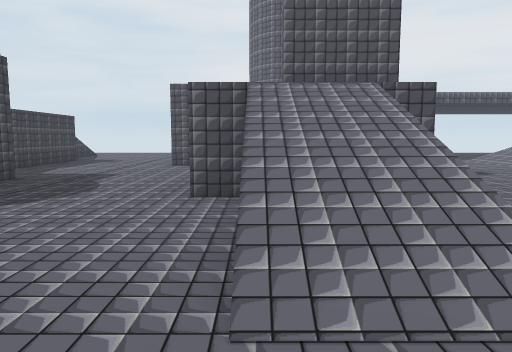
view 1 (above)

24 first-person views from a walk through a Unity game level. The camera is 1.5 m above the floor, tilts 6° down and sees 70° across. The floor is counted in squares, 2 m on a side. Each view is taken from the middle of a square. On the plan, view 1 faces up. The plan holds only what a view shows up to about 11 squares ahead; the rest is blank. The place goes on beyond the plan. The player character is not drawn. Some surface patterns are stand-ins.

view 2
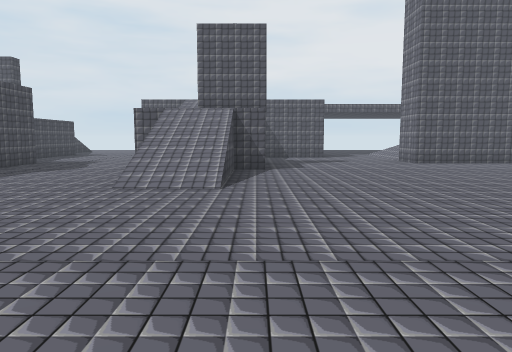

view 3
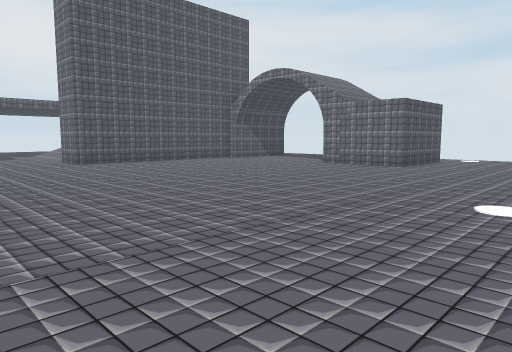

view 4
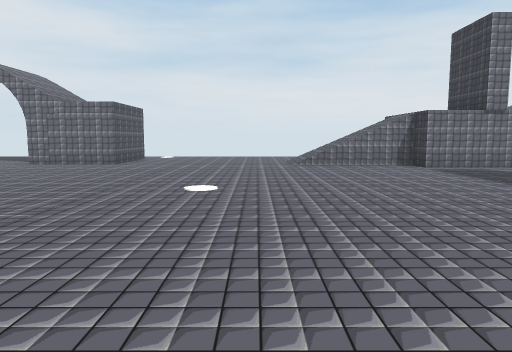

view 5
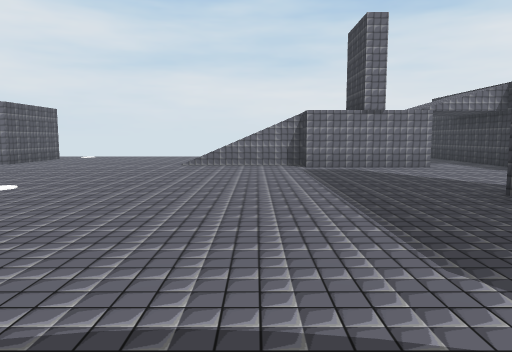

view 6
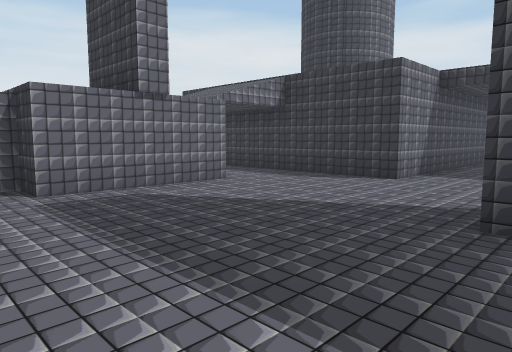

view 7
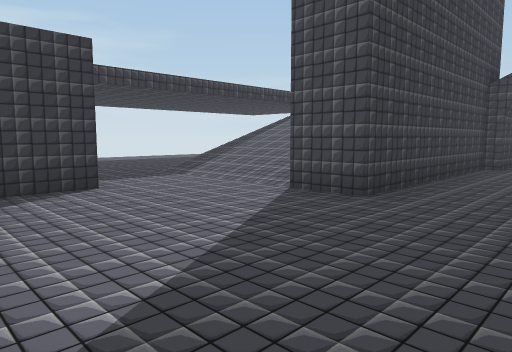

view 8
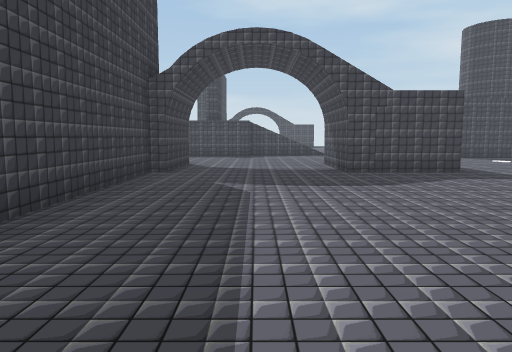

view 9
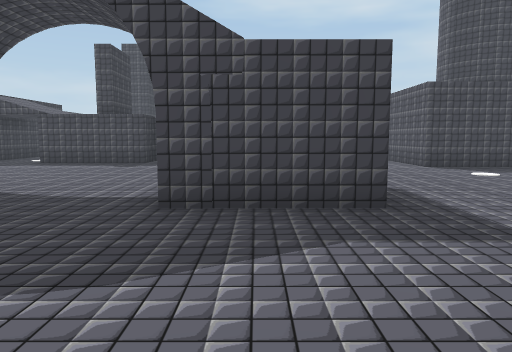

view 10
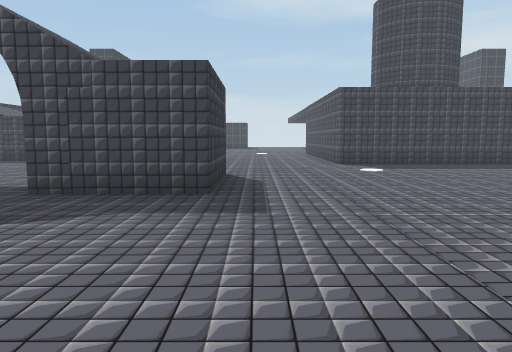

view 11
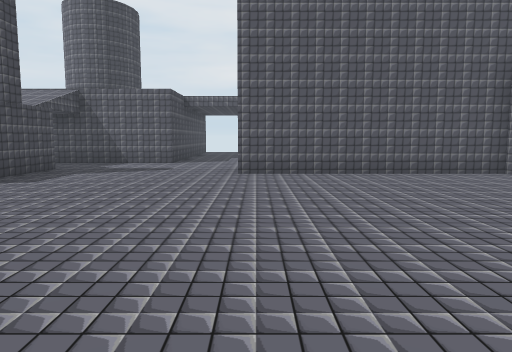

view 12
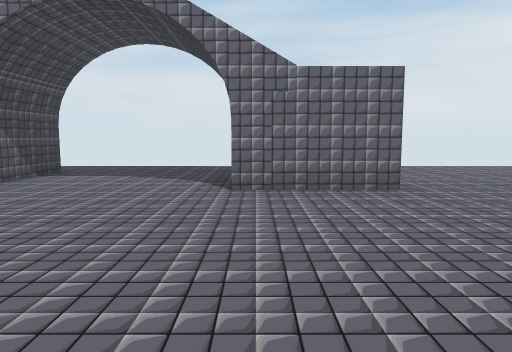

view 13
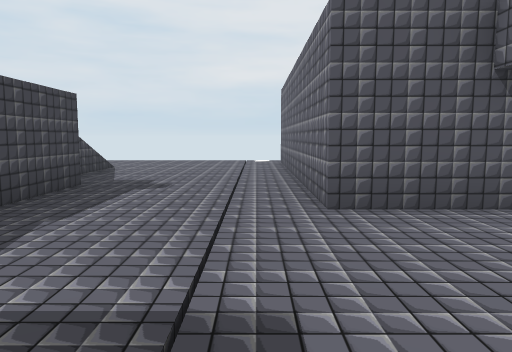

view 14
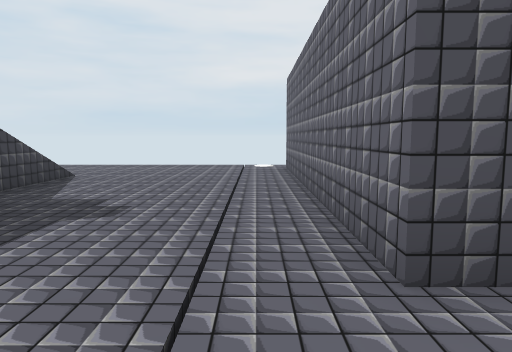

view 15
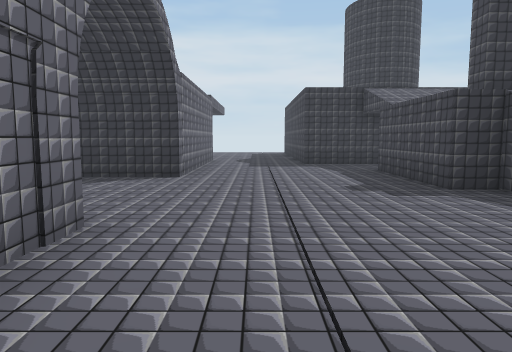

view 16
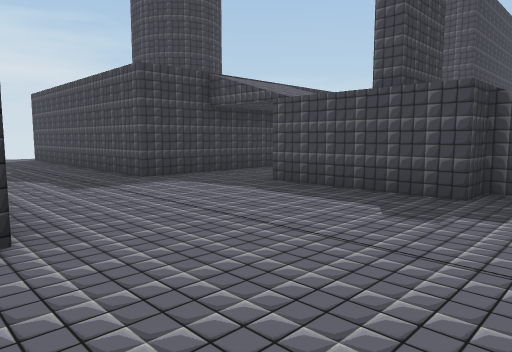

view 17
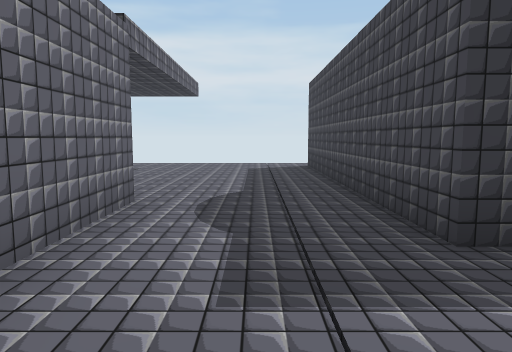

view 18
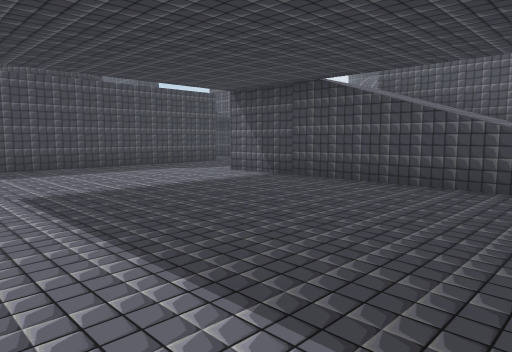

view 19
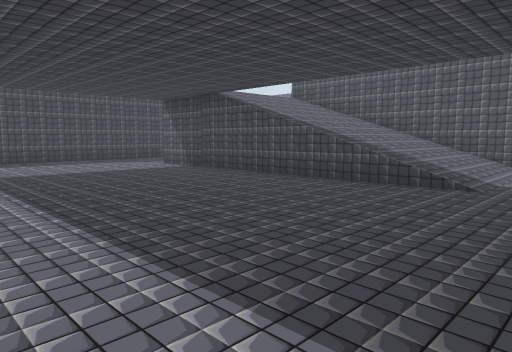

view 20
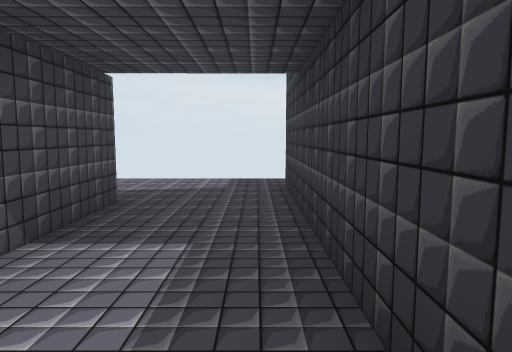

view 21
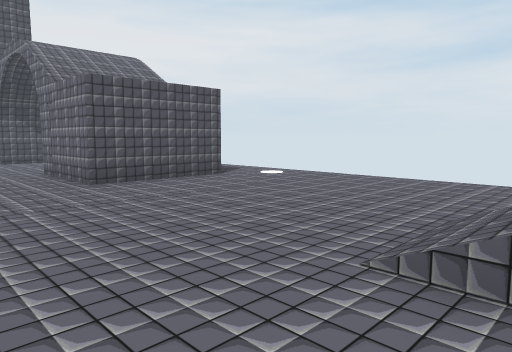

view 22
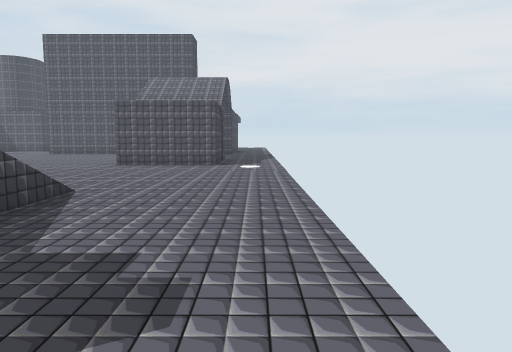

view 23
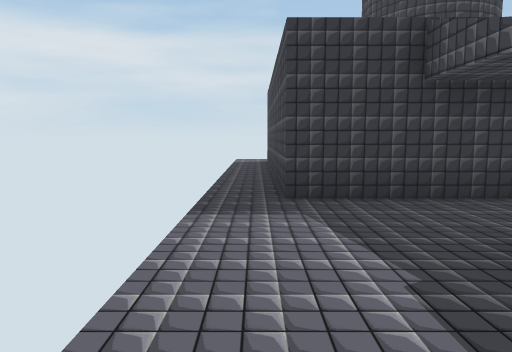

view 24
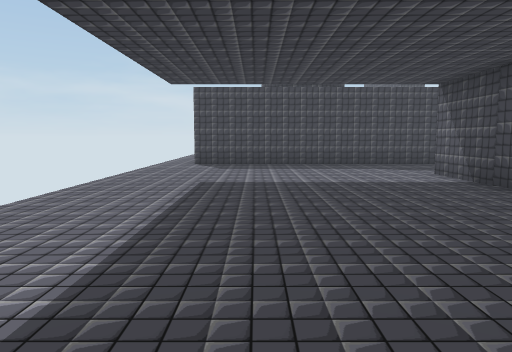

### Floor plan
Key: @ floor where view 1 was taken; # wall or solid block; . main floor; : floor 2.75 m higher than the main floor; + floor 4 m higher than the main floor; / step, stairs or slope; = window, fence, low wall or low ledge.
Columns run from 6 left of view 1 to 16 right of it. Each row starts with its distance up from view 1.
 18    ..
 17  ...#
 16  .=.#
 15  .=.#
 14  .=.#
 13  .=.#
 12 #.=.#
 11 #.=.#       ./
 10 #.=.#######../
  9 #.=...  .....
  8  .....  ...../
  7   .../  :....######
  6   #../ ##.........////.
  5   #../:::..............
  4   #...//...............
  3   #...//...............
  2   #...//...........#
  1   #................###.
  0   #...@............###.
 -1 ###....................
 -2  ......................
 -3  ......................
 -4  ....###...............
 -5  ....###..........//...
 -6  ....###..........//...
 -7  .................//...
 -8 #.................//...
 -9 #................/   ..
-10 #....///........./#  ..
-11 #....  ######..../:::..
-12  ....  //////..........
-13   ... +//////..........
-14 ###.. +//////..#######.
-15   #..++/=////..#     #.
-16   #............#     #.
-17  ##............#     #.
-18  ##............#     #.
-19  ##............#     #.
-20   #............      #.
-21   #............

Positions as (right, up) in squares from view 1, and headings:
1: (0, 0), facing up
2: (2, -4), facing up
3: (3, -4), facing up-right
4: (2, -4), facing right
5: (2, -7), facing right
6: (6, -7), facing down-right
7: (11, -8), facing down-left
8: (9, -8), facing left
9: (5, -5), facing left
10: (6, -3), facing left
11: (7, -1), facing up
12: (7, 2), facing right
13: (-3, 6), facing up
14: (-3, 8), facing up
15: (-3, -3), facing down
16: (-1, -7), facing down-left
17: (-3, -11), facing down
18: (5, -21), facing up-left
19: (8, -21), facing up-left
20: (10, -13), facing right
21: (10, -6), facing up-right
22: (16, -10), facing up
23: (16, -9), facing down
24: (6, -19), facing left
